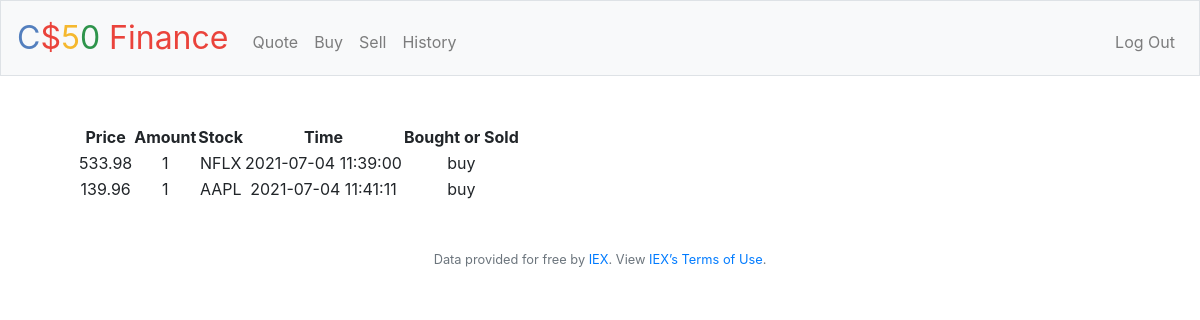
Screenshot of /history (signed in) with the database file from the repository.
### tables this page shows
CREATE TABLE 'transactions' ( id INTEGER PRIMARY KEY, 'price' real NOT NULL, amount INTEGER NULL, stock TEXT NOT NULL, timestamp DATETIME DEFAULT CURRENT_TIMESTAMP, buy_sell TEXT, user_id INTEGER NOT NULL, active TEXT NOT NULL, FOREIGN KEY (user_id) REFERENCES users(id));

### application.py (the view)
@app.route("/history")
@login_required
def history():
    rows = db.execute("SELECT price, stock, amount, buy_sell, timestamp FROM transactions JOIN users on users.id = transactions.user_id WHERE users.id = ?", session["user_id"])
    return render_template("history.html", rows = rows)

### application.py (called while the page is built)
@app.after_request
def after_request(response):
    response.headers["Cache-Control"] = "no-cache, no-store, must-revalidate"
    response.headers["Expires"] = 0
    response.headers["Pragma"] = "no-cache"
    return response

### helpers.py (called while the page is built)
def login_required(f):
    @wraps(f)
    def decorated_function(*args, **kwargs):
        if session.get("user_id") is None:
            return redirect("/login")
        return f(*args, **kwargs)
    return decorated_function

### templates/history.html (shortened to what this page needs)
{% extends "layout.html" %}
{% block main %}
<table>
<tr>
    <th>Price</th>
    <th>Amount</th>
    <th>Stock</th>
    <th>Time</th>
    <th>Bought or Sold</th>
</tr>
{% for row in rows %}
    <tr>
        <td>{{ row['price'] }}</td>
        <td>{{ row['amount'] }}</td>
        <td>{{ row['stock'] }}</td>
        <td>{{ row['timestamp'] }}</td>
        <td>{{ row['buy_sell'] }}</td>
    </tr>
{% endfor %}
</table>
{% endblock %}

### rows the page displays
transactions: price "533.98", amount "1", stock "NFLX", timestamp "2021-07-04 11:39:00", buy_sell "buy"
transactions: price "139.96", amount "1", stock "AAPL", timestamp "2021-07-04 11:41:11", buy_sell "buy"
